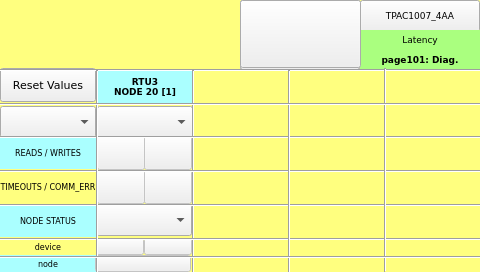
<?xml version="1.0" encoding="UTF-8"?>
<ui version="4.0">
<class>page101</class>
<widget class="QWidget" name="page101">
<property name="geometry">
<rect>
<x>0</x>
<y>0</y>
<width>480</width>
<height>272</height>
</rect>
</property>
<property name="minimumSize">
<size>
<width>480</width>
<height>272</height>
</size>
</property>
<property name="maximumSize">
<size>
<width>480</width>
<height>272</height>
</size>
</property>
<property name="windowTitle">
<string>page101</string>
</property>
<property name="styleSheet">
<string notr="true">QWidget#page101
{
background-color: rgb(255, 255, 127);
}</string>
</property>
<widget class="ATCMbutton" name="atcmButton_2">
<property name="geometry">
<rect>
<x>0</x>
<y>68</y>
<width>96</width>
<height>34</height>
</rect>
</property>
<property name="font">
<font>
<family>DejaVu Sans</family>
  <pointsize>8</pointsize>
</font>
</property>
<property name="checkable">
<bool>true</bool>
</property>
<property name="toolTip">
<string>PLC_ResetValues</string>
</property>
<property name="whatsThis">
<string>ATCMbutton widget</string>
</property>
<property name="pageName">
<string/>
</property>
<property name="passwordVar">
<string/>
</property>
<property name="statusvar">
<string>PLC_ResetValues</string>
</property>
<property name="viewStatus">
<bool>false</bool>
</property>
<property name="visibilityVar">
<string/>
</property>
<property name="bgColor">
<color>
<red>170</red>
<green>255</green>
<blue>255</blue>
</color>
</property>
<property name="bgPressColor">
<color>
<red>255</red>
<green>170</green>
<blue>0</blue>
</color>
</property>
<property name="text">
<string>Reset Values</string>
</property>
<property name="pressText">
<string>Reset Values</string>
</property>
<property name="borderRadius">
<number>0</number>
</property>
<property name="apparence">
<enum>QFrame::Raised</enum>
</property>
</widget>
<widget class="ATCMlabel" name="atcmLabel_13">
<property name="enabled">
<bool>false</bool>
</property>
<property name="geometry">
<rect>
<x>97</x>
<y>136</y>
<width>48</width>
<height>34</height>
</rect>
</property>
<property name="toolTip">
<string>RTU3_READS</string>
</property>
<property name="whatsThis">
<string>ATCMlabel widget</string>
</property>
<property name="variable">
<string>RTU3_READS</string>
</property>
<property name="refresh">
<number>500</number>
</property>
<property name="max">
<string>0</string>
</property>
<property name="min">
<string>0</string>
</property>
<property name="viewStatus">
<bool>false</bool>
</property>
<property name="visibilityVar">
<string/>
</property>
<property name="bgColor">
<color>
<red>170</red>
<green>255</green>
<blue>255</blue>
</color>
</property>
<property name="borderWidth">
<number>0</number>
</property>
<property name="borderRadius">
<number>0</number>
</property>
<property name="font">
 <font>
  <family>DejaVu Sans</family>
  <pointsize>8</pointsize>
 </font>
</property>
</widget>
<widget class="Line" name="line_hr_10">
<property name="geometry">
<rect>
<x>0</x>
<y>170</y>
<width>481</width>
<height>3</height>
</rect>
</property>
<property name="orientation">
<enum>Qt::Horizontal</enum>
</property>
<property name="font">
 <font>
  <family>DejaVu Sans</family>
  <pointsize>8</pointsize>
 </font>
</property>
</widget>
<widget class="QLabel" name="label_RTU_AnIn_15">
<property name="geometry">
<rect>
<x>0</x>
<y>136</y>
<width>96</width>
<height>33</height>
</rect>
</property>
<property name="font">
<font>
<family>DejaVu Sans</family>
  <pointsize>6</pointsize>
</font>
</property>
<property name="styleSheet">
<string notr="true">background-color: rgb(170, 255, 255);</string>
</property>
<property name="text">
<string>READS / WRITES</string>
</property>
<property name="alignment">
<set>Qt::AlignCenter</set>
</property>
</widget>
<widget class="ATCMlabel" name="atcmLabel_14">
<property name="enabled">
<bool>false</bool>
</property>
<property name="geometry">
<rect>
<x>144</x>
<y>136</y>
<width>48</width>
<height>34</height>
</rect>
</property>
<property name="toolTip">
<string>RTU3_WRITES</string>
</property>
<property name="whatsThis">
<string>ATCMlabel widget</string>
</property>
<property name="variable">
<string>RTU3_WRITES</string>
</property>
<property name="refresh">
<number>500</number>
</property>
<property name="max">
<string>0</string>
</property>
<property name="min">
<string>0</string>
</property>
<property name="viewStatus">
<bool>false</bool>
</property>
<property name="visibilityVar">
<string/>
</property>
<property name="bgColor">
<color>
<red>170</red>
<green>255</green>
<blue>255</blue>
</color>
</property>
<property name="borderWidth">
<number>0</number>
</property>
<property name="borderRadius">
<number>0</number>
</property>
<property name="font">
 <font>
  <family>DejaVu Sans</family>
  <pointsize>8</pointsize>
 </font>
</property>
</widget>
<widget class="QLabel" name="label_RTU_AnIn_18">
<property name="geometry">
<rect>
<x>0</x>
<y>255</y>
<width>96</width>
<height>17</height>
</rect>
</property>
<property name="font">
<font>
<family>DejaVu Sans</family>
  <pointsize>6</pointsize>
</font>
</property>
<property name="styleSheet">
<string notr="true">background-color: rgb(170, 255, 255);</string>
</property>
<property name="text">
<string>node</string>
</property>
<property name="alignment">
<set>Qt::AlignCenter</set>
</property>
</widget>
<widget class="ATCMcombobox" name="atcmComboBox_7">
<property name="geometry">
<rect>
<x>97</x>
<y>106</y>
<width>96</width>
<height>32</height>
</rect>
</property>
<property name="font">
<font>
<family>DejaVu Sans</family>
  <pointsize>6</pointsize>
</font>
</property>
<property name="toolTip">
<string>RTU3_STATUS</string>
</property>
<property name="whatsThis">
<string>ATCMcombobox widget</string>
</property>
<property name="variable">
<string>RTU3_STATUS</string>
</property>
<property name="refresh">
<number>500</number>
</property>
<property name="viewStatus">
<bool>false</bool>
</property>
<property name="writeAcknowledge">
<bool>false</bool>
</property>
<property name="visibilityVar">
<string/>
</property>
<property name="bgColor">
<color>
<red>255</red>
<green>255</green>
<blue>127</blue>
</color>
</property>
<property name="borderWidth">
<number>0</number>
</property>
<property name="borderRadius">
<number>0</number>
</property>
<property name="mapping">
<string>1;NOT_CONNECTED;2;CONNECTED;3;CONNECTED_WITH_ERRORS;4;DEVICE_BLACKLIST;5;NO_HOPE;0;ZERO</string>
</property>
</widget>
<widget class="ATCMlabel" name="atcmLabel">
<property name="geometry">
<rect>
<x>240</x>
<y>45</y>
<width>120</width>
<height>24</height>
</rect>
</property>
<property name="font">
<font>
<family>DejaVu Sans Mono</family>
  <pointsize>9</pointsize>
</font>
</property>
<property name="text">
<string>86400.00</string>
</property>
<property name="toolTip">
<string>PLC_time</string>
</property>
<property name="whatsThis">
<string>ATCMlabel widget</string>
</property>
<property name="variable">
<string>PLC_time</string>
</property>
<property name="refresh">
<number>500</number>
</property>
<property name="max">
<string>0</string>
</property>
<property name="min">
<string>0</string>
</property>
<property name="viewStatus">
<bool>false</bool>
</property>
<property name="visibilityVar">
<string/>
</property>
<property name="bgColor">
<color>
<red>170</red>
<green>255</green>
<blue>127</blue>
</color>
</property>
<property name="fontColor">
<color>
<red>0</red>
<green>0</green>
<blue>0</blue>
</color>
</property>
<property name="borderWidth">
<number>0</number>
</property>
<property name="borderRadius">
<number>0</number>
</property>
</widget>
<widget class="Line" name="line_hr_5">
<property name="geometry">
<rect>
<x>0</x>
<y>60</y>
<width>481</width>
<height>21</height>
</rect>
</property>
<property name="orientation">
<enum>Qt::Horizontal</enum>
</property>
<property name="font">
 <font>
  <family>DejaVu Sans</family>
  <pointsize>8</pointsize>
 </font>
</property>
</widget>
<widget class="ATCMlabel" name="atcmLabel_10">
<property name="enabled">
<bool>false</bool>
</property>
<property name="geometry">
<rect>
<x>95</x>
<y>255</y>
<width>96</width>
<height>17</height>
</rect>
</property>
<property name="font">
<font>
<family>DejaVu Sans</family>
  <pointsize>5</pointsize>
</font>
</property>
<property name="toolTip">
<string>NODE_01_DEV_NODE</string>
</property>
<property name="whatsThis">
<string>ATCMlabel widget</string>
</property>
<property name="variable">
<string>NODE_01_DEV_NODE</string>
</property>
<property name="refresh">
<number>500</number>
</property>
<property name="max">
<string>0</string>
</property>
<property name="min">
<string>0</string>
</property>
<property name="viewStatus">
<bool>false</bool>
</property>
<property name="visibilityVar">
<string/>
</property>
<property name="bgColor">
<color>
<red>170</red>
<green>255</green>
<blue>255</blue>
</color>
</property>
<property name="borderWidth">
<number>0</number>
</property>
<property name="borderRadius">
<number>0</number>
</property>
<property name="format">
<enum>ATCMlabel::Hex</enum>
</property>
</widget>
<widget class="ATCMlabel" name="atcmLabel_28">
<property name="enabled">
<bool>false</bool>
</property>
<property name="geometry">
<rect>
<x>96</x>
<y>238</y>
<width>48</width>
<height>17</height>
</rect>
</property>
<property name="font">
<font>
<family>DejaVu Sans</family>
  <pointsize>5</pointsize>
</font>
</property>
<property name="text">
<string/>
</property>
<property name="toolTip">
<string>RTU3_TYPE_PORT</string>
</property>
<property name="whatsThis">
<string>ATCMlabel widget</string>
</property>
<property name="variable">
<string>RTU3_TYPE_PORT</string>
</property>
<property name="refresh">
<number>500</number>
</property>
<property name="max">
<string>0</string>
</property>
<property name="min">
<string>0</string>
</property>
<property name="viewStatus">
<bool>false</bool>
</property>
<property name="visibilityVar">
<string/>
</property>
<property name="bgColor">
<color>
<red>255</red>
<green>255</green>
<blue>127</blue>
</color>
</property>
<property name="borderWidth">
<number>0</number>
</property>
<property name="borderRadius">
<number>0</number>
</property>
<property name="format">
<enum>ATCMlabel::Hex</enum>
</property>
</widget>
<widget class="Line" name="line_2">
<property name="geometry">
<rect>
<x>192</x>
<y>70</y>
<width>3</width>
<height>204</height>
</rect>
</property>
<property name="orientation">
<enum>Qt::Vertical</enum>
</property>
<property name="font">
 <font>
  <family>DejaVu Sans</family>
  <pointsize>8</pointsize>
 </font>
</property>
</widget>
<widget class="Line" name="line_hr_3">
<property name="geometry">
<rect>
<x>0</x>
<y>256</y>
<width>481</width>
<height>3</height>
</rect>
</property>
<property name="orientation">
<enum>Qt::Horizontal</enum>
</property>
<property name="font">
 <font>
  <family>DejaVu Sans</family>
  <pointsize>8</pointsize>
 </font>
</property>
</widget>
<widget class="QLabel" name="label_Qt_Project_2">
<property name="geometry">
<rect>
<x>360</x>
<y>50</y>
<width>120</width>
<height>20</height>
</rect>
</property>
<property name="font">
<font>
<family>DejaVu Sans</family>
  <pointsize>7</pointsize>
<weight>75</weight>
<bold>true</bold>
</font>
</property>
<property name="styleSheet">
<string notr="true">background-color: rgb(170, 255, 127);</string>
</property>
<property name="text">
<string>page101: Diag.</string>
</property>
<property name="alignment">
<set>Qt::AlignCenter</set>
</property>
</widget>
<widget class="Line" name="line_hr_9">
<property name="geometry">
<rect>
<x>0</x>
<y>136</y>
<width>481</width>
<height>3</height>
</rect>
</property>
<property name="orientation">
<enum>Qt::Horizontal</enum>
</property>
<property name="font">
 <font>
  <family>DejaVu Sans</family>
  <pointsize>8</pointsize>
 </font>
</property>
</widget>
<widget class="Line" name="line_3">
<property name="geometry">
<rect>
<x>288</x>
<y>70</y>
<width>3</width>
<height>204</height>
</rect>
</property>
<property name="orientation">
<enum>Qt::Vertical</enum>
</property>
<property name="font">
 <font>
  <family>DejaVu Sans</family>
  <pointsize>8</pointsize>
 </font>
</property>
</widget>
<widget class="ATCMlabel" name="atcmLabel_16">
<property name="enabled">
<bool>false</bool>
</property>
<property name="geometry">
<rect>
<x>144</x>
<y>170</y>
<width>48</width>
<height>34</height>
</rect>
</property>
<property name="toolTip">
<string>RTU3_COMM_ERRORS</string>
</property>
<property name="whatsThis">
<string>ATCMlabel widget</string>
</property>
<property name="variable">
<string>RTU3_COMM_ERRORS</string>
</property>
<property name="refresh">
<number>500</number>
</property>
<property name="max">
<string>0</string>
</property>
<property name="min">
<string>0</string>
</property>
<property name="viewStatus">
<bool>false</bool>
</property>
<property name="visibilityVar">
<string/>
</property>
<property name="bgColor">
<color>
<red>255</red>
<green>255</green>
<blue>127</blue>
</color>
</property>
<property name="borderWidth">
<number>0</number>
</property>
<property name="borderRadius">
<number>0</number>
</property>
<property name="font">
 <font>
  <family>DejaVu Sans</family>
  <pointsize>8</pointsize>
 </font>
</property>
</widget>
<widget class="Line" name="line_4">
<property name="geometry">
<rect>
<x>384</x>
<y>68</y>
<width>3</width>
<height>204</height>
</rect>
</property>
<property name="orientation">
<enum>Qt::Vertical</enum>
</property>
<property name="font">
 <font>
  <family>DejaVu Sans</family>
  <pointsize>8</pointsize>
 </font>
</property>
</widget>
<widget class="ATCMbutton" name="atcmButton_menu_2">
<property name="geometry">
<rect>
<x>360</x>
<y>0</y>
<width>120</width>
<height>32</height>
</rect>
</property>
<property name="font">
<font>
<family>DejaVu Sans</family>
  <pointsize>7</pointsize>
<weight>50</weight>
<bold>false</bold>
</font>
</property>
<property name="toolTip">
<string/>
</property>
<property name="whatsThis">
<string>ATCMbutton widget</string>
</property>
<property name="pageName">
<string>menu</string>
</property>
<property name="statusvar">
<string/>
</property>
<property name="viewStatus">
<bool>false</bool>
</property>
<property name="refresh">
<number>200</number>
</property>
<property name="visibilityVar">
<string/>
</property>
<property name="bgColor">
<color>
<red>85</red>
<green>255</green>
<blue>255</blue>
</color>
</property>
<property name="borderColor">
<color>
<red>0</red>
<green>0</green>
<blue>0</blue>
</color>
</property>
<property name="text">
<string>TPAC1007_4AA</string>
</property>
<property name="pressText">
<string>TPAC1007_4AA</string>
</property>
<property name="borderWidth">
<number>1</number>
</property>
<property name="borderRadius">
<number>0</number>
</property>
<property name="apparence">
<enum>QFrame::Raised</enum>
</property>
</widget>
<widget class="ATCMlabel" name="atcmLabel_6">
<property name="enabled">
<bool>false</bool>
</property>
<property name="geometry">
<rect>
<x>97</x>
<y>170</y>
<width>48</width>
<height>34</height>
</rect>
</property>
<property name="toolTip">
<string>RTU3_TIMEOUTS</string>
</property>
<property name="whatsThis">
<string>ATCMlabel widget</string>
</property>
<property name="variable">
<string>RTU3_TIMEOUTS</string>
</property>
<property name="refresh">
<number>500</number>
</property>
<property name="max">
<string>0</string>
</property>
<property name="min">
<string>0</string>
</property>
<property name="viewStatus">
<bool>false</bool>
</property>
<property name="visibilityVar">
<string/>
</property>
<property name="bgColor">
<color>
<red>255</red>
<green>255</green>
<blue>127</blue>
</color>
</property>
<property name="borderWidth">
<number>0</number>
</property>
<property name="borderRadius">
<number>0</number>
</property>
<property name="font">
 <font>
  <family>DejaVu Sans</family>
  <pointsize>8</pointsize>
 </font>
</property>
</widget>
<widget class="Line" name="line_hr_6">
<property name="geometry">
<rect>
<x>0</x>
<y>204</y>
<width>481</width>
<height>3</height>
</rect>
</property>
<property name="orientation">
<enum>Qt::Horizontal</enum>
</property>
<property name="font">
 <font>
  <family>DejaVu Sans</family>
  <pointsize>8</pointsize>
 </font>
</property>
</widget>
<widget class="QLabel" name="label_RTU_AnIn_19">
<property name="geometry">
<rect>
<x>0</x>
<y>238</y>
<width>96</width>
<height>17</height>
</rect>
</property>
<property name="font">
<font>
<family>DejaVu Sans</family>
  <pointsize>6</pointsize>
</font>
</property>
<property name="styleSheet">
<string notr="true">background-color: rgb(255, 255, 127);</string>
</property>
<property name="text">
<string>device</string>
</property>
<property name="alignment">
<set>Qt::AlignCenter</set>
</property>
</widget>
<widget class="ATCMlabel" name="atcmLabel_23">
<property name="enabled">
<bool>false</bool>
</property>
<property name="geometry">
<rect>
<x>144</x>
<y>238</y>
<width>48</width>
<height>17</height>
</rect>
</property>
<property name="font">
<font>
<family>DejaVu Sans</family>
  <pointsize>5</pointsize>
</font>
</property>
<property name="text">
<string/>
</property>
<property name="toolTip">
<string>RTU3_BAUDRATE</string>
</property>
<property name="whatsThis">
<string>ATCMlabel widget</string>
</property>
<property name="variable">
<string>RTU3_BAUDRATE</string>
</property>
<property name="refresh">
<number>500</number>
</property>
<property name="max">
<string>0</string>
</property>
<property name="min">
<string>0</string>
</property>
<property name="viewStatus">
<bool>false</bool>
</property>
<property name="visibilityVar">
<string/>
</property>
<property name="bgColor">
<color>
<red>255</red>
<green>255</green>
<blue>127</blue>
</color>
</property>
<property name="borderWidth">
<number>0</number>
</property>
<property name="borderRadius">
<number>0</number>
</property>
</widget>
<widget class="ATCMbutton" name="atcmButton_17">
<property name="geometry">
<rect>
<x>240</x>
<y>0</y>
<width>120</width>
<height>70</height>
</rect>
</property>
<property name="toolTip">
<string/>
</property>
<property name="whatsThis">
<string>ATCMbutton widget</string>
</property>
<property name="pageName">
<string>BACK</string>
</property>
<property name="statusvar">
<string/>
</property>
<property name="viewStatus">
<bool>false</bool>
</property>
<property name="visibilityVar">
<string/>
</property>
<property name="bgColor">
<color alpha="0">
<red>230</red>
<green>230</green>
<blue>230</blue>
</color>
</property>
<property name="text">
<string/>
</property>
<property name="pressText">
<string/>
</property>
<property name="borderWidth">
<number>0</number>
</property>
<property name="borderRadius">
<number>0</number>
</property>
<property name="font">
 <font>
  <family>DejaVu Sans</family>
  <pointsize>8</pointsize>
 </font>
</property>
</widget>
<widget class="QLabel" name="label_RTU_AnIn_16">
<property name="geometry">
<rect>
<x>0</x>
<y>204</y>
<width>96</width>
<height>33</height>
</rect>
</property>
<property name="font">
<font>
<family>DejaVu Sans</family>
  <pointsize>6</pointsize>
</font>
</property>
<property name="styleSheet">
<string notr="true">background-color: rgb(170, 255, 255);</string>
</property>
<property name="text">
<string>NODE STATUS</string>
</property>
<property name="alignment">
<set>Qt::AlignCenter</set>
</property>
</widget>
<widget class="QLabel" name="label_Qt_Project_3">
<property name="geometry">
<rect>
<x>360</x>
<y>30</y>
<width>120</width>
<height>20</height>
</rect>
</property>
<property name="font">
<font>
<family>DejaVu Sans</family>
  <pointsize>7</pointsize>
</font>
</property>
<property name="styleSheet">
<string notr="true">background-color: rgb(170, 255, 127);</string>
</property>
<property name="text">
<string>Latency</string>
</property>
<property name="alignment">
<set>Qt::AlignCenter</set>
</property>
</widget>
<widget class="Line" name="line">
<property name="geometry">
<rect>
<x>96</x>
<y>70</y>
<width>3</width>
<height>204</height>
</rect>
</property>
<property name="orientation">
<enum>Qt::Vertical</enum>
</property>
<property name="font">
 <font>
  <family>DejaVu Sans</family>
  <pointsize>8</pointsize>
 </font>
</property>
</widget>
<widget class="QLabel" name="label_RTU_AnIn_10">
<property name="geometry">
<rect>
<x>97</x>
<y>70</y>
<width>96</width>
<height>34</height>
</rect>
</property>
<property name="font">
<font>
<family>DejaVu Sans</family>
  <pointsize>7</pointsize>
<weight>75</weight>
<bold>true</bold>
</font>
</property>
<property name="styleSheet">
<string notr="true">background-color: rgb(170, 255, 255);</string>
</property>
<property name="text">
<string>RTU3
NODE 20 [1]</string>
</property>
<property name="alignment">
<set>Qt::AlignCenter</set>
</property>
</widget>
<widget class="ATCMcombobox" name="atcmComboBox_5">
<property name="geometry">
<rect>
<x>0</x>
<y>106</y>
<width>96</width>
<height>32</height>
</rect>
</property>
<property name="font">
<font>
<family>DejaVu Sans</family>
  <pointsize>6</pointsize>
</font>
</property>
<property name="toolTip">
<string>PLC_EngineStatus</string>
</property>
<property name="whatsThis">
<string>ATCMcombobox widget</string>
</property>
<property name="variable">
<string>PLC_EngineStatus</string>
</property>
<property name="refresh">
<number>500</number>
</property>
<property name="viewStatus">
<bool>false</bool>
</property>
<property name="writeAcknowledge">
<bool>false</bool>
</property>
<property name="visibilityVar">
<string/>
</property>
<property name="bgColor">
<color>
<red>255</red>
<green>255</green>
<blue>127</blue>
</color>
</property>
<property name="borderWidth">
<number>0</number>
</property>
<property name="borderRadius">
<number>0</number>
</property>
<property name="mapping">
<string>1;INITIALIZED;2;RUNNING;3;ERROR;4;EXITING;0;IDLE</string>
</property>
</widget>
<widget class="ATCMdate" name="atcmDate">
<property name="geometry">
<rect>
<x>240</x>
<y>0</y>
<width>121</width>
<height>23</height>
</rect>
</property>
<property name="font">
<font>
<family>DejaVu Sans Mono</family>
  <pointsize>8</pointsize>
</font>
</property>
<property name="toolTip">
<string>ATCM QDate</string>
</property>
<property name="whatsThis">
<string>ATCMdate widget</string>
</property>
<property name="bgColor">
<color>
<red>170</red>
<green>255</green>
<blue>127</blue>
</color>
</property>
<property name="borderWidth">
<number>0</number>
</property>
<property name="borderRadius">
<number>0</number>
</property>
<property name="format">
<enum>ATCMdate::YYYY_MM_DD</enum>
</property>
</widget>
<widget class="Line" name="line_hr_7">
<property name="geometry">
<rect>
<x>0</x>
<y>94</y>
<width>481</width>
<height>21</height>
</rect>
</property>
<property name="orientation">
<enum>Qt::Horizontal</enum>
</property>
<property name="font">
 <font>
  <family>DejaVu Sans</family>
  <pointsize>8</pointsize>
 </font>
</property>
</widget>
<widget class="ATCMbutton" name="atcmButton_16">
<property name="geometry">
<rect>
<x>240</x>
<y>0</y>
<width>120</width>
<height>70</height>
</rect>
</property>
<property name="toolTip">
<string/>
</property>
<property name="whatsThis">
<string>ATCMbutton widget</string>
</property>
<property name="pageName">
<string>page201</string>
</property>
<property name="statusvar">
<string/>
</property>
<property name="viewStatus">
<bool>false</bool>
</property>
<property name="visibilityVar">
<string/>
</property>
<property name="bgColor">
<color alpha="0">
<red>230</red>
<green>230</green>
<blue>230</blue>
</color>
</property>
<property name="text">
<string/>
</property>
<property name="pressText">
<string/>
</property>
<property name="borderWidth">
<number>0</number>
</property>
<property name="borderRadius">
<number>0</number>
</property>
<property name="font">
 <font>
  <family>DejaVu Sans</family>
  <pointsize>8</pointsize>
 </font>
</property>
</widget>
<widget class="ATCMcombobox" name="atcmComboBox_4">
<property name="geometry">
<rect>
<x>96</x>
<y>204</y>
<width>96</width>
<height>32</height>
</rect>
</property>
<property name="font">
<font>
<family>DejaVu Sans</family>
  <pointsize>6</pointsize>
</font>
</property>
<property name="toolTip">
<string>NODE_01_STATUS</string>
</property>
<property name="whatsThis">
<string>ATCMcombobox widget</string>
</property>
<property name="variable">
<string>NODE_01_STATUS</string>
</property>
<property name="refresh">
<number>500</number>
</property>
<property name="viewStatus">
<bool>false</bool>
</property>
<property name="writeAcknowledge">
<bool>false</bool>
</property>
<property name="visibilityVar">
<string/>
</property>
<property name="bgColor">
<color>
<red>170</red>
<green>255</green>
<blue>255</blue>
</color>
</property>
<property name="borderWidth">
<number>0</number>
</property>
<property name="borderRadius">
<number>0</number>
</property>
<property name="mapping">
<string>1;NODE_OK;2;TIMEOUT;3;BLACKLIST;0;NO_NODE</string>
</property>
</widget>
<widget class="ATCMtime" name="atcmTime">
<property name="geometry">
<rect>
<x>240</x>
<y>23</y>
<width>121</width>
<height>22</height>
</rect>
</property>
<property name="font">
<font>
<family>DejaVu Sans Mono</family>
  <pointsize>8</pointsize>
</font>
</property>
<property name="toolTip">
<string>ATCM QTime</string>
</property>
<property name="whatsThis">
<string>ATCMtime widget</string>
</property>
<property name="bgColor">
<color>
<red>170</red>
<green>255</green>
<blue>127</blue>
</color>
</property>
<property name="borderWidth">
<number>0</number>
</property>
<property name="borderRadius">
<number>0</number>
</property>
</widget>
<widget class="QLabel" name="label_RTU_AnIn_17">
<property name="geometry">
<rect>
<x>0</x>
<y>170</y>
<width>96</width>
<height>33</height>
</rect>
</property>
<property name="font">
<font>
<family>DejaVu Sans</family>
  <pointsize>6</pointsize>
</font>
</property>
<property name="styleSheet">
<string notr="true">background-color: rgb(255, 255, 127);</string>
</property>
<property name="text">
<string>TIMEOUTS / COMM_ERR</string>
</property>
<property name="alignment">
<set>Qt::AlignCenter</set>
</property>
</widget>
<widget class="Line" name="line_hr_8">
<property name="geometry">
<rect>
<x>0</x>
<y>238</y>
<width>481</width>
<height>3</height>
</rect>
</property>
<property name="orientation">
<enum>Qt::Horizontal</enum>
</property>
<property name="font">
 <font>
  <family>DejaVu Sans</family>
  <pointsize>8</pointsize>
 </font>
</property>
</widget>
<widget class="ATCMbutton" name="atcmButton">
<property name="geometry">
<rect>
<x>240</x>
<y>0</y>
<width>121</width>
<height>68</height>
</rect>
</property>
<property name="toolTip">
<string>page: BACK  status: </string>
</property>
<property name="whatsThis">
<string>ATCMbutton widget</string>
</property>
<property name="pageName">
<string>BACK</string>
</property>
<property name="statusvar">
<string/>
</property>
<property name="viewStatus">
<bool>false</bool>
</property>
<property name="visibilityVar">
<string/>
</property>
<property name="bgColor">
<color alpha="0">
<red>230</red>
<green>230</green>
<blue>230</blue>
</color>
</property>
<property name="text">
<string/>
</property>
<property name="pressText">
<string/>
</property>
<property name="borderWidth">
<number>1</number>
</property>
<property name="borderRadius">
<number>20</number>
</property>
<property name="font">
 <font>
  <family>DejaVu Sans</family>
  <pointsize>8</pointsize>
 </font>
</property>
</widget>
<zorder>atcmButton_2</zorder>
<zorder>atcmLabel_13</zorder>
<zorder>label_RTU_AnIn_15</zorder>
<zorder>atcmLabel_14</zorder>
<zorder>label_RTU_AnIn_18</zorder>
<zorder>atcmComboBox_7</zorder>
<zorder>atcmLabel</zorder>
<zorder>atcmLabel_10</zorder>
<zorder>atcmLabel_28</zorder>
<zorder>label_Qt_Project_2</zorder>
<zorder>atcmLabel_16</zorder>
<zorder>atcmButton_menu_2</zorder>
<zorder>atcmLabel_6</zorder>
<zorder>label_RTU_AnIn_19</zorder>
<zorder>atcmLabel_23</zorder>
<zorder>atcmButton_17</zorder>
<zorder>label_RTU_AnIn_16</zorder>
<zorder>label_Qt_Project_3</zorder>
<zorder>label_RTU_AnIn_10</zorder>
<zorder>atcmComboBox_5</zorder>
<zorder>atcmDate</zorder>
<zorder>atcmButton_16</zorder>
<zorder>atcmComboBox_4</zorder>
<zorder>atcmTime</zorder>
<zorder>label_RTU_AnIn_17</zorder>
<zorder>line_hr_5</zorder>
<zorder>line_2</zorder>
<zorder>line_hr_9</zorder>
<zorder>line_hr_8</zorder>
<zorder>line_hr_6</zorder>
<zorder>line_hr_10</zorder>
<zorder>line</zorder>
<zorder>line_3</zorder>
<zorder>line_4</zorder>
<zorder>line_hr_3</zorder>
<zorder>line_hr_7</zorder>
<zorder>atcmButton</zorder>
</widget>
<customwidgets>
<customwidget>
<class>ATCMbutton</class>
<extends>QPushButton</extends>
<header>atcmplugin.h</header>
</customwidget>
<customwidget>
<class>ATCMcombobox</class>
<extends>QComboBox</extends>
<header>atcmplugin.h</header>
</customwidget>
<customwidget>
<class>ATCMdate</class>
<extends>QPushButton</extends>
<header>atcmplugin.h</header>
</customwidget>
<customwidget>
<class>ATCMlabel</class>
<extends>QPushButton</extends>
<header>atcmplugin.h</header>
</customwidget>
<customwidget>
<class>ATCMtime</class>
<extends>QPushButton</extends>
<header>atcmplugin.h</header>
</customwidget>
</customwidgets>
<resources/>
<connections>
<connection>
<sender>atcmButton_menu_2</sender>
<signal>newPage(const char*,bool)</signal>
<receiver>page101</receiver>
<slot>goto_page(const char*,bool)</slot>
</connection>
<connection>
<sender>atcmButton_17</sender>
<signal>newPage(const char*,bool)</signal>
<receiver>page101</receiver>
<slot>goto_page(const char*,bool)</slot>
</connection>
<connection>
<sender>atcmButton_16</sender>
<signal>newPage(const char*,bool)</signal>
<receiver>page101</receiver>
<slot>goto_page(const char*,bool)</slot>
</connection>
<connection>
<sender>atcmButton</sender>
<signal>newPage(const char*,bool)</signal>
<receiver>page101</receiver>
<slot>goto_page(const char*,bool)</slot>
</connection>
</connections>
<slots>
<slot>goto_page(const char*,bool)</slot>
</slots>
</ui>
